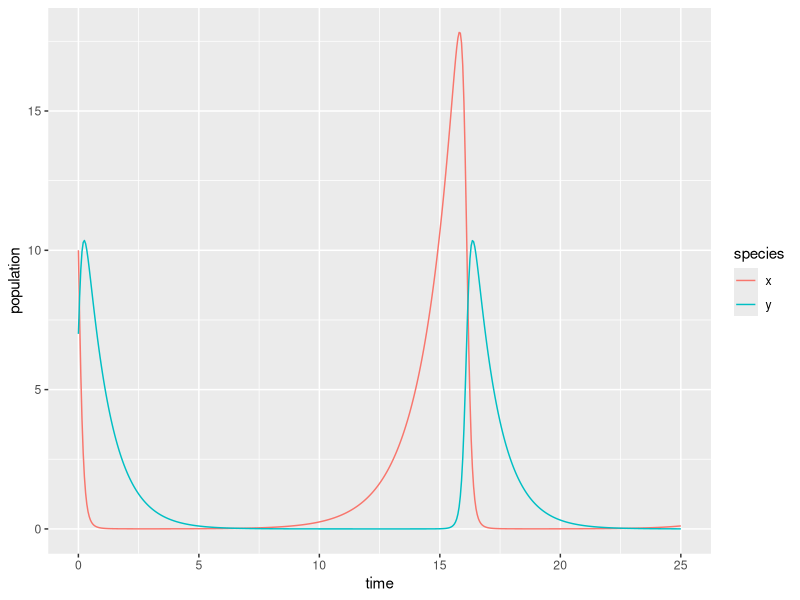

Generate this figure with R:
## ---- chunk 1
knitr::opts_chunk$set(echo = TRUE)
library(tidyverse)
library(deSolve)
library(kableExtra)
## ---- chunk 2
# Create a sequence of times (days): 
time <- seq(0, 25, by = 0.05)

# Set some parameter values (these can change - keep it in mind):
parameters <- c(alpha = .75, beta = 0.8, delta = 0.5, gamma = 1)

# Set the initial condition (prey and predator populations at t = 0).
# Recall: x = prey, y = predator
init_cond <- c(x = 10, y = 7)

# testing git status

# Prepare the series of differential equations as a function: 
lk_equations <- function(time, init_cond, parameters) {
  with(as.list(c(init_cond, parameters)), {
    dxdt = alpha * x - beta * x * y
    dydt = delta * x * y - gamma * y
    return(list(c(dxdt, dydt)))
  })
}

# Find the approximate the solution using `deSolve::ode()`:
approx_lk <- ode(y = init_cond, times = time, func = lk_equations, parms = parameters)

# Check the class: 
class(approx_lk)

# We really want this to be a data frame, and we want both prey (x) and predator (y) to be in the same column -- we'll learn why in EDS 221 (tidy data)
approx_lk_df <- data.frame(approx_lk) %>% 
  pivot_longer(cols = c(x,y), names_to = "species", values_to = "population")

# Plot it! 
ggplot(data = approx_lk_df, aes(x = time, y = population)) +
  geom_line(aes(color = species))
